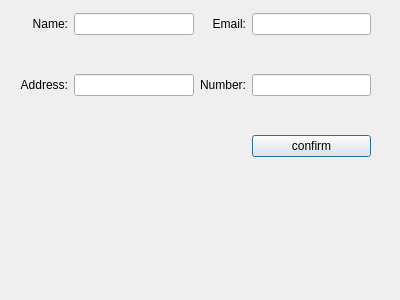
<?xml version="1.0" encoding="UTF-8"?>
<ui version="4.0">
 <class>reg</class>
 <widget class="QDialog" name="reg">
  <property name="geometry">
   <rect>
    <x>0</x>
    <y>0</y>
    <width>400</width>
    <height>300</height>
   </rect>
  </property>
  <property name="windowTitle">
   <string>Dialog</string>
  </property>
  <widget class="QWidget" name="gridLayoutWidget">
   <property name="geometry">
    <rect>
     <x>20</x>
     <y>-20</y>
     <width>351</width>
     <height>211</height>
    </rect>
   </property>
   <layout class="QGridLayout" name="gridLayout">
    <item row="2" column="1">
     <widget class="QLineEdit" name="addressE"/>
    </item>
    <item row="2" column="2">
     <widget class="QLabel" name="numberL">
      <property name="text">
       <string>Number:</string>
      </property>
      <property name="alignment">
       <set>Qt::AlignRight|Qt::AlignTrailing|Qt::AlignVCenter</set>
      </property>
     </widget>
    </item>
    <item row="2" column="3">
     <widget class="QLineEdit" name="numberE"/>
    </item>
    <item row="0" column="0">
     <widget class="QLabel" name="nameL">
      <property name="text">
       <string>Name:</string>
      </property>
      <property name="alignment">
       <set>Qt::AlignRight|Qt::AlignTrailing|Qt::AlignVCenter</set>
      </property>
     </widget>
    </item>
    <item row="0" column="2">
     <widget class="QLabel" name="emailL">
      <property name="text">
       <string>Email:</string>
      </property>
      <property name="alignment">
       <set>Qt::AlignRight|Qt::AlignTrailing|Qt::AlignVCenter</set>
      </property>
     </widget>
    </item>
    <item row="2" column="0">
     <widget class="QLabel" name="addresL">
      <property name="text">
       <string>Address:</string>
      </property>
      <property name="alignment">
       <set>Qt::AlignRight|Qt::AlignTrailing|Qt::AlignVCenter</set>
      </property>
     </widget>
    </item>
    <item row="0" column="1">
     <widget class="QLineEdit" name="nameE"/>
    </item>
    <item row="0" column="3">
     <widget class="QLineEdit" name="emailE"/>
    </item>
    <item row="3" column="3">
     <widget class="QPushButton" name="confirmInfo">
      <property name="text">
       <string>confirm</string>
      </property>
     </widget>
    </item>
   </layout>
  </widget>
 </widget>
 <resources/>
 <connections/>
</ui>
